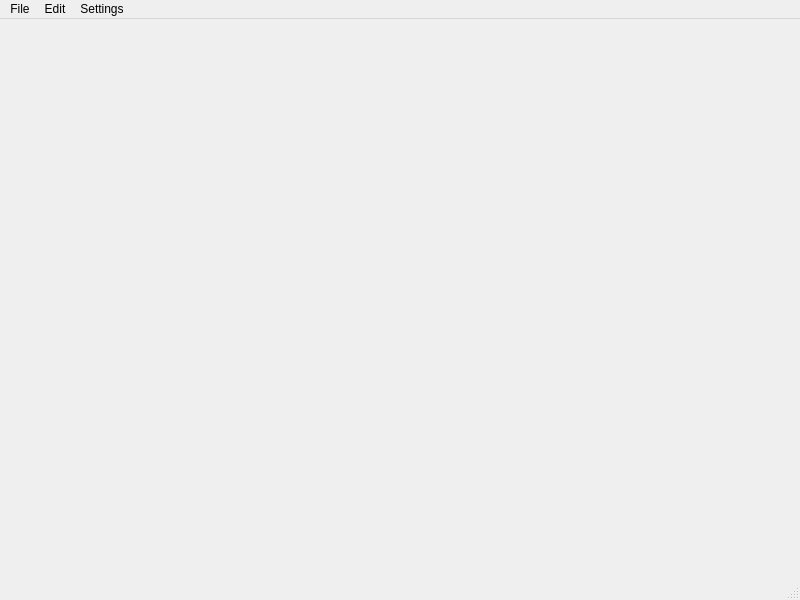
<?xml version="1.0" encoding="UTF-8"?>
<ui version="4.0">
 <class>MainWindow</class>
 <widget class="QMainWindow" name="MainWindow">
  <property name="geometry">
   <rect>
    <x>0</x>
    <y>0</y>
    <width>800</width>
    <height>600</height>
   </rect>
  </property>
  <property name="windowTitle">
   <string>MainWindow</string>
  </property>
  <widget class="QWidget" name="centralwidget">
   <widget class="QStackedWidget" name="stackedWidget">
    <property name="geometry">
     <rect>
      <x>10</x>
      <y>-21</y>
      <width>781</width>
      <height>571</height>
     </rect>
    </property>
    <widget class="QWidget" name="page"/>
    <widget class="QWidget" name="page_2"/>
   </widget>
  </widget>
  <widget class="QMenuBar" name="menubar">
   <property name="geometry">
    <rect>
     <x>0</x>
     <y>0</y>
     <width>800</width>
     <height>33</height>
    </rect>
   </property>
   <widget class="QMenu" name="menuFile">
    <property name="title">
     <string>File</string>
    </property>
    <addaction name="actionNew_Report"/>
    <addaction name="separator"/>
    <addaction name="actionQuit"/>
   </widget>
   <widget class="QMenu" name="menuEdit">
    <property name="title">
     <string>Edit</string>
    </property>
   </widget>
   <widget class="QMenu" name="menuSettings">
    <property name="title">
     <string>Settings</string>
    </property>
    <addaction name="actionConfiguration"/>
   </widget>
   <addaction name="menuFile"/>
   <addaction name="menuEdit"/>
   <addaction name="menuSettings"/>
  </widget>
  <widget class="QStatusBar" name="statusbar"/>
  <action name="actionNew_Report">
   <property name="text">
    <string>New Report</string>
   </property>
   <property name="shortcut">
    <string>Ctrl+N</string>
   </property>
  </action>
  <action name="actionConfiguration">
   <property name="text">
    <string>Configuration</string>
   </property>
   <property name="shortcut">
    <string>Ctrl+K</string>
   </property>
  </action>
  <action name="actionQuit">
   <property name="text">
    <string>&amp;Quit</string>
   </property>
   <property name="shortcut">
    <string>Ctrl+Q</string>
   </property>
  </action>
 </widget>
 <resources/>
 <connections/>
</ui>
